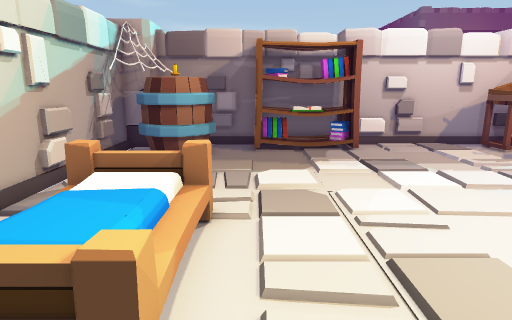
view 1 (above)

24 first-person views from a walk through a 3-D level made in the Unity game engine. The camera is 1.4 m above the floor, tilts 12° down and sees 75° across. Doors are open. The floor is counted in squares, 0.5 m on a side. Each view is taken from the middle of a square. On the plan, view 1 faces up. The plan holds only what a view shows up to about 20 squares ahead; the rest is blank. The place goes on beyond the plan. The player character is not drawn. Some animated figures are not drawn. Some surface patterns are stand-ins.

view 2
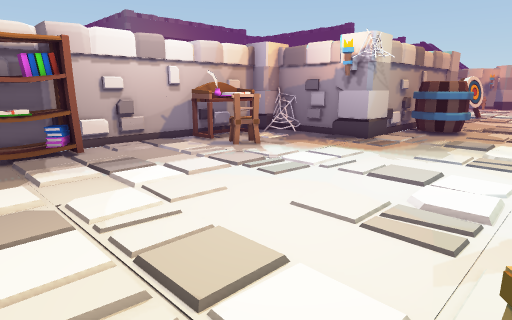

view 3
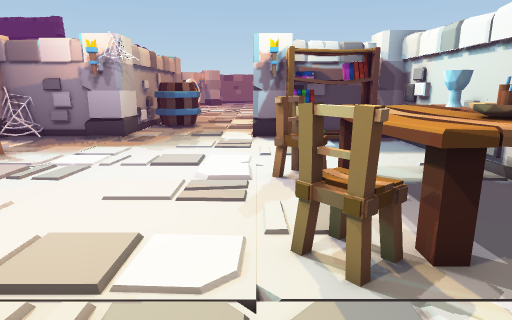

view 4
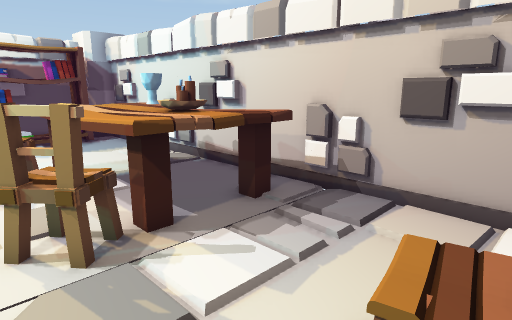

view 5
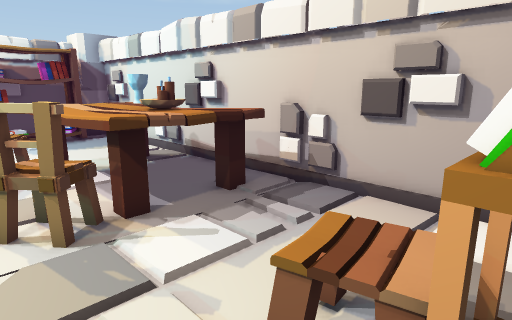

view 6
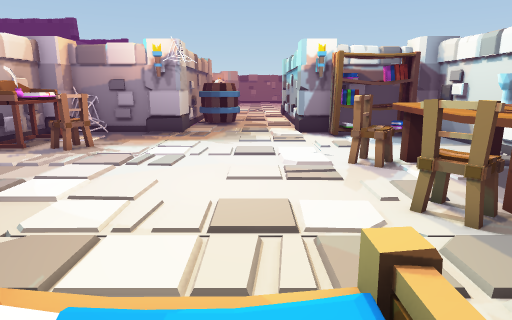

view 7
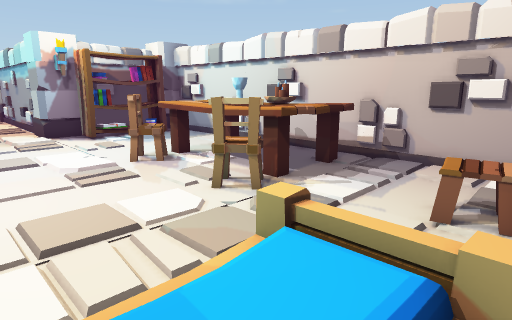

view 8
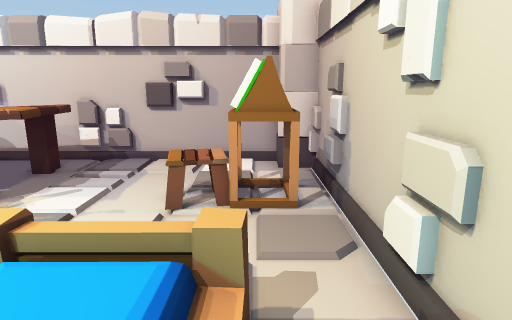

view 9
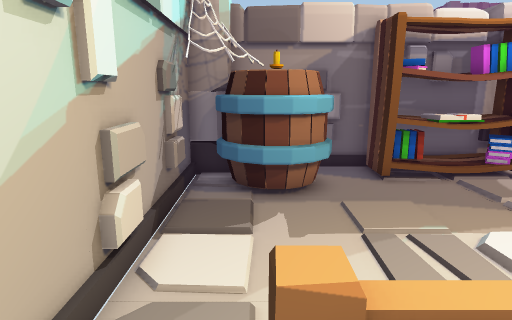

view 10
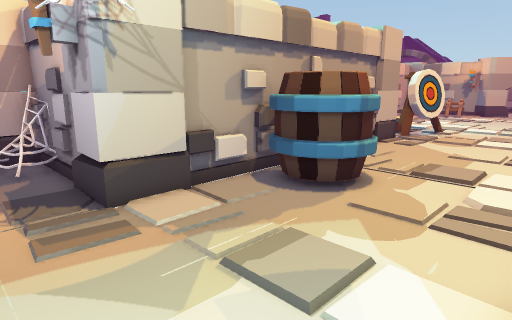

view 11
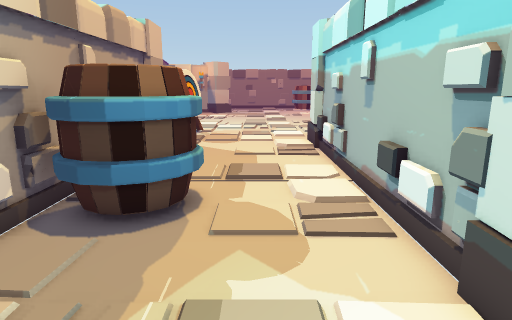

view 12
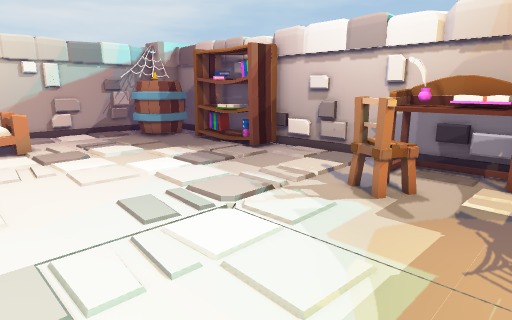

view 13
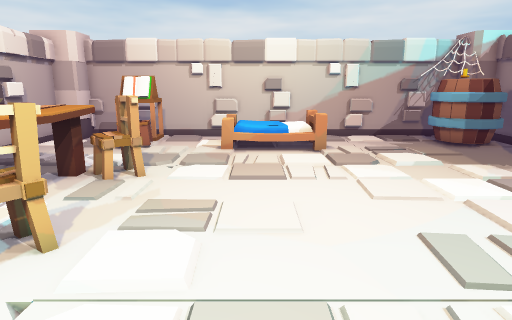

view 14
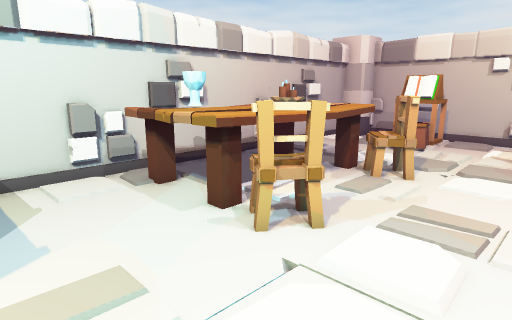

view 15
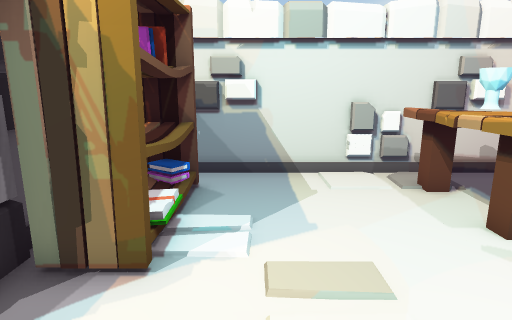

view 16
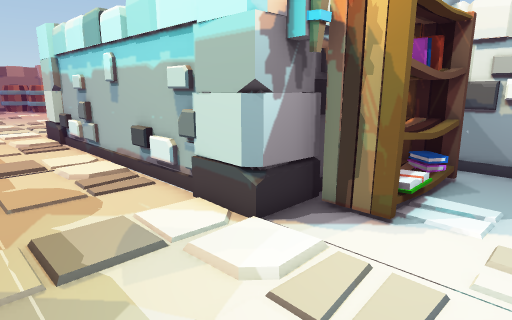

view 17
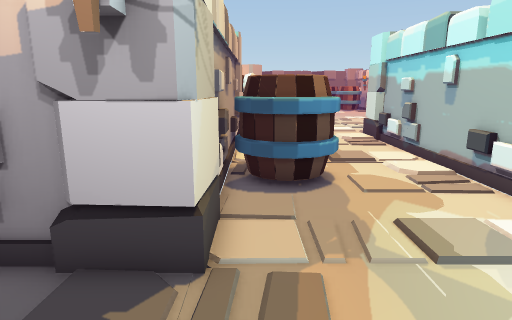

view 18
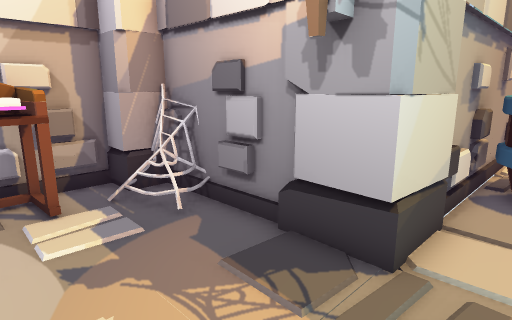

view 19
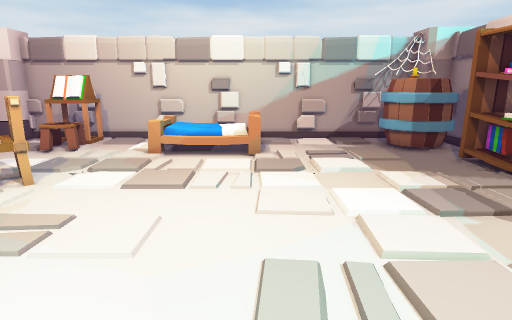

view 20
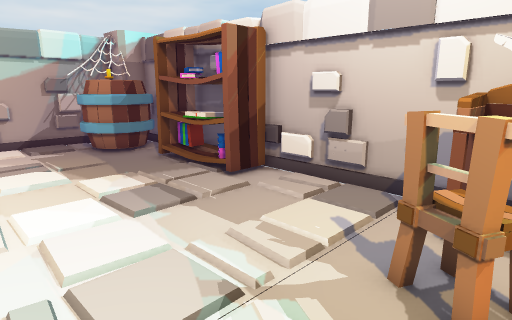

view 21
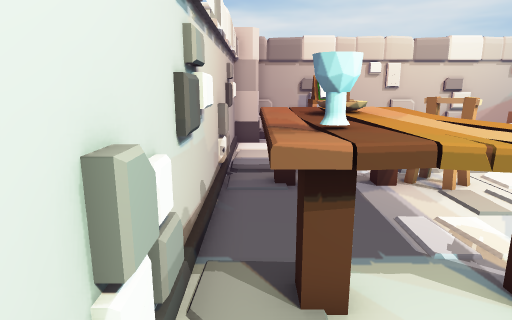

view 22
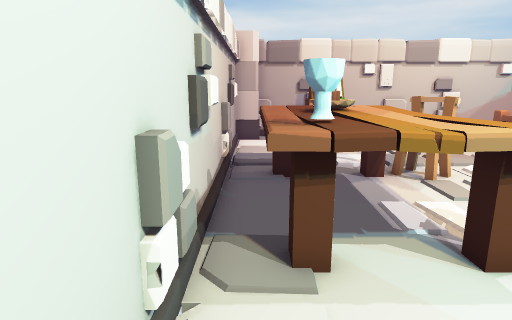

view 23
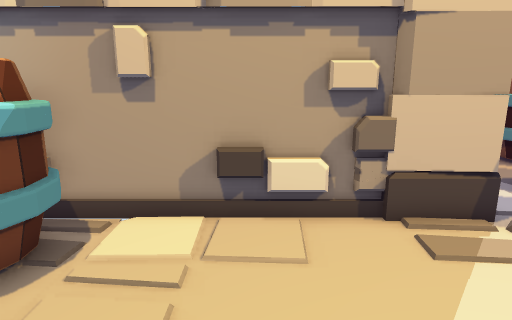

view 24
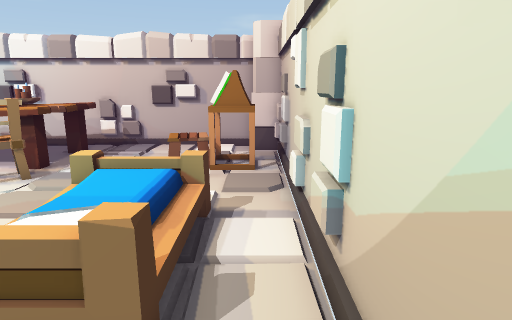

### Floor plan
Key: @ floor where view 1 was taken; # wall or solid block; . main floor; - floor 0.25 m lower than the main floor; / step, stairs or slope; C column; B books; E desk; A barrel; T table; U cup; O other object.
Columns run from 6 left of view 1 to 36 right of it. Each row starts with its distance up from view 1.
 17  C#####################CC
 16 CC AA.BBBBBB.....EEEEE.C#
 15 #A OA.BBBBBB.....EEEEE..O
 14 #AAAA.............E.....#
 13 #.AA.............EEE....#
 12 #.................E.....#
 11 #.......................#
 10 #.......................C             C
  9 #...............-.......#C#############C#OO
  8 #............................AAA.........OO
  7 #.OOOO......................AA AA.........
  6 #..OO........................AAA..........
  5 #..OO.........................A...........
  4 #..OO.....................................
  3 #.OOOO....................................
  2 #.........................................
  1 #.............../.......#C#############C#
  0 #.....@..OO...OO/.......C
 -1 #EEEE...OOOTT.OO......BB#
 -2 #EEEE....TTTTTTTT.....BB#
 -3 #EEEE...TTTTTTTTT.....BB#
 -4 #.......TTT#TTUTT.....BB#
 -5 #.......TTTTTTUTT.....BB#
 -6 CC.......TTTTTTTT......CC
 -7 CC#####################C

Positions as (right, up) in squares from view 1, and headings:
1: (0, 0), facing up
2: (0, 0), facing up-right
3: (-2, 1), facing right
4: (-3, 1), facing down-right
5: (-4, 1), facing down-right
6: (-4, 4), facing right
7: (-4, 6), facing down-right
8: (-4, 6), facing down
9: (-4, 5), facing up
10: (15, 1), facing up-right
11: (16, 4), facing right
12: (16, 4), facing up-left
13: (14, 4), facing left
14: (14, 4), facing down-left
15: (14, 4), facing down
16: (13, 6), facing down-right
17: (13, 8), facing right
18: (13, 7), facing up-right
19: (13, 7), facing left
20: (13, 8), facing up-left
21: (13, -6), facing left
22: (14, -6), facing left
23: (29, 2), facing up
24: (-5, 10), facing down
